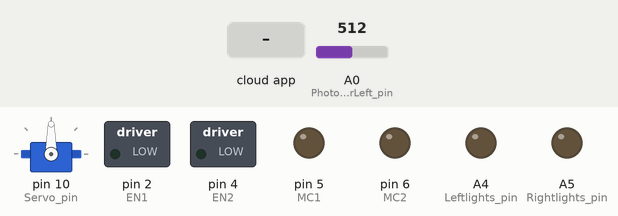
A sketch run on a simulated Arduino Uno, built with avr-gcc and run on an emulated ATmega328P. On the bench: servo, switched loads named in the sketch (green lamp = pin HIGH), output pins drawn as LEDs (lit = HIGH). Wiring (inferred from the names in the program): 2 × IR receiver: data A1 / data A2. The inputs (shaded band) are chosen by the test bench; at power-on: A0 (PhotoResistorLeft_pin) = 512. The RemoteXY app is connected.

Above: at 1.2 s.
1.3 s: the phone or cloud app sets Direct_joystick_Y to -100
At 2.3 s:
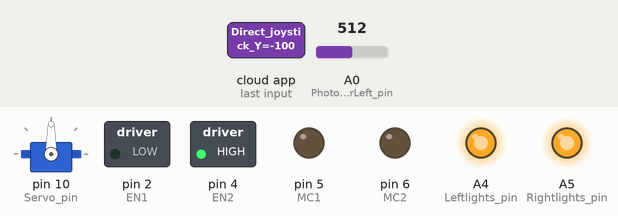
4.3 s: the phone or cloud app sets Direct_joystick_X to -100
At 7.06 s:
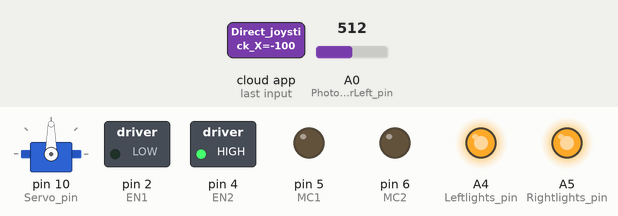
7.3 s: the phone or cloud app sets Speed_slider to 50
At 8.1 s:
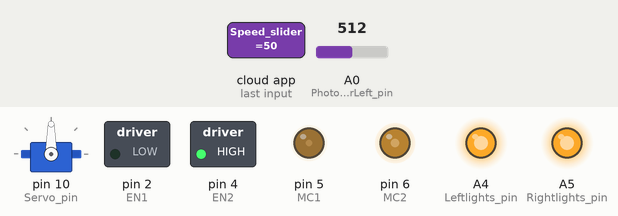
10.3 s: the phone or cloud app sets Speed_slider to 0
At 11.5 s:
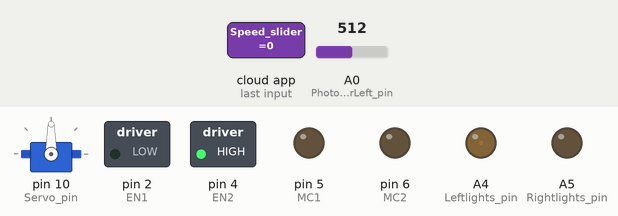
Timing chart, 0 to 13.8 s (numbered marks = the images above; inputs shaded):
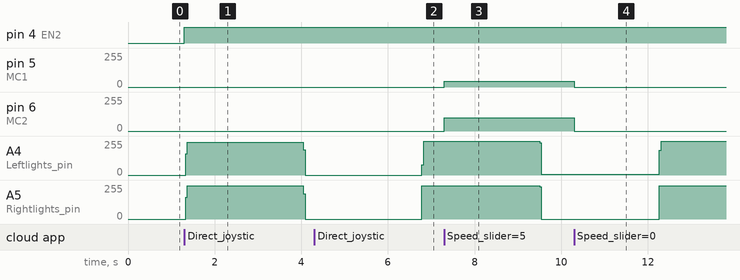

Measured:
- after the input at 1.3 s, pin 4 (EN2): LOW → HIGH at once; A4 (Leftlights_pin): 0/255 → 246/255 at once, → 0/255 2.7 s later; A5 (Rightlights_pin): 0/255 → 250/255 at once, → 0/255 2.7 s later
- after the input at 4.3 s, A4 (Leftlights_pin): 0/255 → 252/255 after 2.5 s
- after the input at 7.3 s, pin 5 (MC1): 0/255 → 42/255 at once; pin 6 (MC2): 0/255 → 100/255 at once
- after the input at 10.3 s, pin 5 (MC1): 42/255 → 0/255 at once; pin 6 (MC2): 100/255 → 0/255 at once

The sketch:

BluetoothPlus_MobileDeviceCarControl.ino
```cpp
// === FINAL PROJECT - Bluetooth+ Mobile Device Car Control === //
// Students: Aria Lindberg, Will Gambero
// CMPE3815 - Microcontroller Systems
// ============================================================ //

// <<<<<<<<<<<<<<<< "Bluetooth+ Mobile Device Car Control" >>>>>>>>>>>>>>>> //

// Allow your mobile device to remotely control the LAFVIN car over Bluetooth!
// Use the RemoteXY app to enable mobile access!
// Comes with the following GUI features:
  // Joystick -> steering and movement
  // Slider -> speed control
  // Button -> emergency stop
// And built-in safety features:
  // Front-IR object detection -> stops if a wall is ahead
  // Night-time headlights -> toggles lights if the environment becomes dark
  // Turning lights -> toggles side lights depending on which direction the car swirves to
  // Flashing reverse hazardlights -> blinks lights when reversing

// <<<<<<<<<<<<<<<<<<<<<<<<<<<<<<<<<<<<>>>>>>>>>>>>>>>>>>>>>>>>>>>>>>>>>>>> //

// ====== REMOTE XY SETUP ================================= //
// RemoteXY setup (GNU Lesser General Public License)
// Code generated from editor page of RemoteXY website

// RemoteXY select connection mode and include library
#define REMOTEXY_MODE__HARDSERIAL

// RemoteXY connection settings
#define REMOTEXY_SERIAL Serial
#define REMOTEXY_SERIAL_SPEED 9600

#include <RemoteXY.h>

// RemoteXY GUI configuration
#pragma pack(push, 1)
uint8_t RemoteXY_CONF[] =   // 117 bytes
  { 255,4,0,0,0,110,0,19,0,0,0,66,108,117,101,116,111,111,116,104,
  43,32,67,97,114,0,31,2,106,200,200,84,1,1,5,0,5,21,80,60,
  60,119,5,74,74,32,36,30,31,4,48,52,7,86,17,11,20,60,0,1,
  24,1,23,81,57,57,54,66,14,14,0,1,31,0,129,1,124,71,29,17,
  10,20,7,64,24,83,112,101,101,100,0,129,7,112,71,29,44,59,35,4,
  64,24,69,77,69,82,71,69,78,67,89,32,83,84,79,80,0 };

// this structure defines all the variables and events of your control interface
struct {

    // input variables
  int8_t Direct_joystick_X; // from -100 to 100
  int8_t Direct_joystick_Y; // from -100 to 100
  int8_t Speed_slider; // from 0 to 100
  uint8_t Emergency_stop; // =1 if button pressed, else =0

    // other variable
  uint8_t connect_flag;  // =1 if wire connected, else =0

} RemoteXY;
#pragma pack(pop)
// ======================================================== //

// ======= LIBRARIES =============== //
#include <Servo.h> // Official servo library
Servo servo_motor; // Create servo obj
// ================================== //

// ======= GLOBAL VARIABLES ========= //

// Head & trail lights
const int Rightlights_pin = A5;
const int Leftlights_pin = A4;

// Wheel control pins
const int EN1 = 2; // Enable pin 1 (Digital)
const int EN2 = 4; // Enable pin 2 (Digital)
const int MC1 = 5; // DC motor control 1 pin (PWM)
const int MC2 = 6; // DC motor control 2 pin (PWM)

// Ultrasonic/servo pins
const int Trigger_pin = 12; // Trigger connection
const int Echo_pin = 13; // Echo connection
const int Servo_pin = 10; // PWM

// Photoresistor, sense for light
const int PhotoResistorLeft_pin = A0;
const int PhotoResistorRight_pin = A3;

// Line trackers, sense for lines below car
const int LineTrackLeft_pin = 9;
const int LineTrackRight_pin = 7;

// IR sensors
const int IRSenseLeft_pin = A1;
const int IRSenseRight_pin = A2;

// CONSTANTS ~~~~~~~~~~~~~~~~~~~~~~~~
// Constant values
const int LeftWheelTune = 0; // Offset value to approximate L-wheel power = R-wheel power, recommended value = 29
const int Nighttime_Threshold = 400; // Sets photosensor threshold for lights to turn on
const int Move_Threshold = 40; // Sets movement threshold before car is allowed to moved (solves "donut" behavior)
const int TurnMaxRatio = 40; // Sets max offset value to allow for turning
const int Blink_Threshold = 20; // Sets min value for X joystick value for turning side light(s) on

// Tracking values
int Speed_scalar = 0; // Tracks value of speed slider, 0 to 100

bool Nighttime = false; // Tracks if ambient area is dark
byte Move_direction = 1; // Tracks forward/backward movement; 1 forward VS 0 backward
bool Hazard_Stopped = false; // Tracks for hazard stopping; uses IR sensors
bool Emergency_Stopped = false; // Tracks emergency stopping; uses GUI button
int Flashing_Counter = 0; // Counts loop iterations for light flashing effect
int Flashing_Threshold = 2000; // Threshold to toggle lights to opposite state

// ================================== //

// ======= BUILT IN FUNCTIONS ======= //
void setup() {
  // Set pin modes & connect servo
  // Wheels:
  pinMode(EN1, OUTPUT);
  pinMode(EN2, OUTPUT);
  pinMode(MC1, OUTPUT);
  pinMode(MC2, OUTPUT);

  // Ultrasonic:
  pinMode(Trigger_pin,OUTPUT); // Trigger is output to ultrasonic
  pinMode(Echo_pin,INPUT_PULLUP); // Echo is an input from ultrasonic

  // Photoresistor:
  pinMode(PhotoResistorLeft_pin,INPUT_PULLUP);
  pinMode(PhotoResistorRight_pin,INPUT_PULLUP);

  // Line trackers:
  pinMode(LineTrackLeft_pin,INPUT_PULLUP);
  pinMode(LineTrackRight_pin,INPUT_PULLUP);

  // IR sensors:
  pinMode(IRSenseLeft_pin,INPUT_PULLUP);
  pinMode(IRSenseRight_pin,INPUT_PULLUP);

  // Connect servo via library
  pinMode(Servo_pin,OUTPUT);
  servo_motor.attach(Servo_pin);

  // Head & tail lights
  pinMode(Rightlights_pin,OUTPUT);
  pinMode(Leftlights_pin,OUTPUT);

  // Setup serial monitor for debugging
  Serial.begin(9600);
  RemoteXY_Init (); // Begin RemoteXY library functions
}

void loop()
{
  // Begin constant loop of checking RemoteXY values
  RemoteXY_Handler (); // Call RemoteXY handler
  DirectionConverter(); // Get joystick directions & write values to DC motor wheels
  FrontHazardCheck(); // Check for walls in front of car
  AmbientLightCheck(); // Checks brightness of room to toggle nighttime lights if needed
  BlinkerLightsCheck(); // Check for turning lights

  // If reversing, flash lights via counter (on-off sequence)
  if (Move_direction == 0){
    Flashing_Counter ++; // Add 1 to counter
    if (Flashing_Counter > 2*Flashing_Threshold){ // If above 2*threshold, set lights to on and reset counter
      analogWrite(Rightlights_pin,255);
      analogWrite(Leftlights_pin,255);
      Flashing_Counter = 0;
    }
    else if(Flashing_Counter > Flashing_Threshold){ // If above normal threshold, set lights to off
      analogWrite(Rightlights_pin,0);
      analogWrite(Leftlights_pin,0);
    }
    else{ // If below threshold, set lights to on
      analogWrite(Rightlights_pin,255);
      analogWrite(Leftlights_pin,255);
    }

  }
  else{
    Flashing_Counter = 0; // Not in reverse direction, set counter to 0
  }

  // Check for emergency stopping (GUI button)
  if (RemoteXY.Emergency_stop == 1){
    Emergency_Stopped = true; // Button is held down
    // Turn on all lights
    analogWrite(Rightlights_pin,255);
    analogWrite(Leftlights_pin,255);
  }
  else{
    Emergency_Stopped = false; // Button not held down
    // Turn off all lights unless nighttime
    if (Nighttime == false){
      analogWrite(Rightlights_pin,0);
      analogWrite(Leftlights_pin,0);
    }
  }
}

// ====================================== //

// === CUSTOM FUNCTIONS ================= //

// Checks GUI values and toggles movement parameters as needed
void DirectionConverter(){
  // Check for if emergency stop button is not held down
  if (Emergency_Stopped == false){
    // Forward or backward check (Y direction)
    if (RemoteXY.Direct_joystick_Y > Move_Threshold and Hazard_Stopped == false){ // Forwards & no hazard stopping
      Move_direction = 1;
      MoveForwards(RemoteXY.Direct_joystick_X,abs(RemoteXY.Direct_joystick_Y)); // Move backwards (send absolute val of Y position)
    }
    else if (RemoteXY.Direct_joystick_Y < -Move_Threshold){ // Backwards
      Move_direction = 0;
      MoveBackwards(RemoteXY.Direct_joystick_X,abs(RemoteXY.Direct_joystick_Y)); // Move forwards (send absolute val of Y position)
    }
    else { // Stopped, y = 0
      Stop();
    }
  }
  else{ // Emergency stop pressed, stop car immediately
    Stop();
  }
}

// Checks for brightness and toggles headlights if dark
void AmbientLightCheck(){
  // Check for forward movement only
  if (Move_direction == 1){
    // Check for analog value above threshold (large value -> dark)
    if (analogRead(PhotoResistorLeft_pin)> Nighttime_Threshold or analogRead(PhotoResistorRight_pin) > Nighttime_Threshold){
      // Above threshold, turn ON lights
      Nighttime = true;
      analogWrite(Rightlights_pin,255);
      analogWrite(Leftlights_pin,255);
    }
    else{
      // Below threshold, turn OFF lights
      Nighttime = false;
      analogWrite(Rightlights_pin,0);
      analogWrite(Leftlights_pin,0);
    }
  }
}

// Check turning lights for toggling
void BlinkerLightsCheck(){
  // Compare joystick's X value against threshold turning val (must be greater than constant to toggle turning lights)
  if (RemoteXY.Direct_joystick_X<-Blink_Threshold){ // Turn left lights on
    analogWrite(Leftlights_pin,255);
    analogWrite(Rightlights_pin,0);
  }
  else if (RemoteXY.Direct_joystick_X > Blink_Threshold){ // Turn right lights on
    analogWrite(Leftlights_pin,0);
    analogWrite(Rightlights_pin,255);
  }
  else{ // Not enough X value, turn off lights
    analogWrite(Leftlights_pin,0);
    analogWrite(Rightlights_pin,0);
  }
}

// Checks for wide-front hazards with IR sensors
void FrontHazardCheck(){
  // Check if either IR sensor is LOW (detects obstacle) and car is moving forward; ignore if moving backwards
  if ((digitalRead(IRSenseLeft_pin) == LOW or digitalRead(IRSenseRight_pin) == 0) and Move_direction == 1) {
    Stop();
    Hazard_Stopped = true; // Set hazard stop to true, stop any forward movement
    analogWrite(Leftlights_pin,255);
    analogWrite(Rightlights_pin,255);
  }
  else{
    Hazard_Stopped = false; // Reset hazard stop to false, re-allow forward movement
    analogWrite(Leftlights_pin,0);
    analogWrite(Rightlights_pin,0);
  }
}

// Wheel functions ~~~~~~~~~~~~~~~~~~~~~~~~~
// Move forward
void MoveForwards(int TurnRatio, int Speed) {
  int MapTurnRatio = map(TurnRatio,-100,100,-TurnMaxRatio,TurnMaxRatio); // Scale turning value (-100 to 100) to allowed ratio
  digitalWrite(EN1, HIGH);
  digitalWrite(EN2, LOW);
  // Write corresponding x-joystick speeds to each wheel; scale by "Speed_slider" via mappingscale by 2*"Speed_slider" with map()
  analogWrite(MC1, map(Speed+MapTurnRatio-LeftWheelTune,0,140,0,2*RemoteXY.Speed_slider));
  analogWrite(MC2, map(Speed-MapTurnRatio,0,140,0,2*RemoteXY.Speed_slider));
}

// Move backwards
void MoveBackwards(int TurnRatio, int Speed) {
  int MapTurnRatio = map(TurnRatio,-100,100,-TurnMaxRatio,TurnMaxRatio); // Scale turning value (-100 to 100) to allowed ratio
  digitalWrite(EN1, LOW);
  digitalWrite(EN2, HIGH);
  // Write corresponding x-joystick speeds to each wheel;scale by "Speed_slider" via mappingscale by 2*"Speed_slider" with map()
  analogWrite(MC1, map(Speed+MapTurnRatio-LeftWheelTune,0,140,0,2*RemoteXY.Speed_slider));
  analogWrite(MC2, map(Speed-MapTurnRatio,0,140,0,2*RemoteXY.Speed_slider));
}

// Stop movement
void Stop() {
  Move_direction = 1; // Preset direction to forward to reset lights
  analogWrite(MC1, 0);
  analogWrite(MC2, 0);
}
// ====================================== //
```
